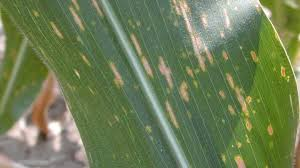
#> input picture coba/blight/blight.jpeg, 300 x 168 px; its folder holds only this picture in this run
$ python -i train_combined.py   (imports and definitions only)
#> lines starting #> are read from the running program, lines starting #| are printed output that depends on the picture
"""
train_combined.py - Training dan evaluasi menggunakan fitur Hybrid CIELAB + HSV
"""

import cv2
import numpy as np
import pandas as pd
from pathlib import Path
import time
from sklearn.model_selection import train_test_split
from sklearn.preprocessing import StandardScaler
from sklearn.svm import SVC
from sklearn.pipeline import Pipeline
from sklearn.metrics import accuracy_score, f1_score, classification_report

# Constants
HIST_BINS = 16
COMBINED_DIM = 108  # 54 CIELAB + 54 HSV

def extract_cielab_features(image_bgr, hist_bins=16):
    """Ekstrak fitur CIELAB: mean, std, dan histogram per channel (L, a, b)."""
    lab = cv2.cvtColor(image_bgr, cv2.COLOR_BGR2LAB)
    channels = cv2.split(lab)

    features = []
    for ch in channels:
        features += [float(np.mean(ch)), float(np.std(ch))]
        hist = cv2.calcHist([ch], [0], None, [hist_bins], [0, 256])
        hist = hist.flatten().astype(np.float32)
        if hist.sum() > 0:
            hist /= hist.sum()
        features += hist.tolist()

    return np.array(features, dtype=np.float32)

def extract_hsv_features(image_bgr, hist_bins=16):
    """Ekstrak fitur HSV: mean, std, dan histogram per channel (H, S, V)."""
    hsv = cv2.cvtColor(image_bgr, cv2.COLOR_BGR2HSV)
    h_chan, s_chan, v_chan = cv2.split(hsv)

    # H: 0–180, S & V: 0–255
    channel_ranges = [(h_chan, (0, 180)), (s_chan, (0, 256)), (v_chan, (0, 256))]

    features = []
    for ch, hist_range in channel_ranges:
        features += [float(np.mean(ch)), float(np.std(ch))]
        hist = cv2.calcHist([ch], [0], None, [hist_bins], list(hist_range))
        hist = hist.flatten().astype(np.float32)
        if hist.sum() > 0:
            hist /= hist.sum()
        features += hist.tolist()

    return np.array(features, dtype=np.float32)

def extract_combined_features(image_bgr, hist_bins=16):
    """Gabungkan fitur CIELAB dan HSV (hybrid approach)."""
    cielab_feat = extract_cielab_features(image_bgr, hist_bins)
    hsv_feat = extract_hsv_features(image_bgr, hist_bins)
    return np.concatenate([cielab_feat, hsv_feat], dtype=np.float32)

# [126 lines left out: functions load_dataset, main, not called in this run]

# [2 lines not run here, left out]

>>> import cv2
>>> picture = cv2.imread('../coba/blight/blight.jpeg')
#> picture is the input picture: shape (168, 300, 3); mean B, G, R 85.2, 125.8, 109.9
>>> result = extract_combined_features(picture)
#> in extract_cielab_features, `lab = cv2.cvtColor(image_bgr, cv2.COLOR_BGR2LAB)`: lab: shape (168, 300, 3); mean of channels 0, 1, 2 128.7, 114.9, 148.2
#> the loop in extract_cielab_features, `for ch in channels:` made 3 passes
#> features on pass 1: [128.7, 28.85]
#> after the loop in extract_cielab_features, `for ch in channels:`: features = 54 values, max 148.2 at index 36, min 0 at index 2, mean 8.23
#> in extract_combined_features, `cielab_feat = extract_cielab_features(image_bgr, hist_bins)`: cielab_feat has the same summary as features in extract_cielab_features
#> in extract_hsv_features, `hsv = cv2.cvtColor(image_bgr, cv2.COLOR_BGR2HSV)`: hsv: shape (168, 300, 3); mean H, S, V 44, 91.8, 128.1
#> in extract_hsv_features, `h_chan, s_chan, v_chan = cv2.split(hsv)`:
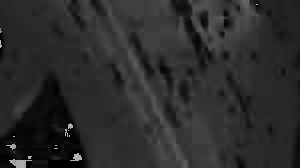
#> h_chan: shape (168, 300); min 0, max 179, mean 44
#> in extract_hsv_features, `h_chan, s_chan, v_chan = cv2.split(hsv)`:
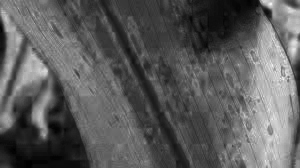
#> s_chan: shape (168, 300); min 0, max 244, mean 91.8
#> in extract_hsv_features, `h_chan, s_chan, v_chan = cv2.split(hsv)`:
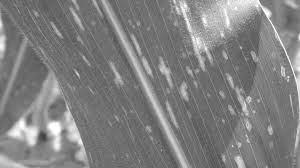
#> v_chan: shape (168, 300); min 62, max 255, mean 128.1
#> the loop in extract_hsv_features, `for ch, hist_range in channel_ranges:` made 3 passes
#> (hist_range, features) on pass 1: ((0, 180), [44, 18.97])
#> hist_range on passes 2 to 3: (0, 256), (0, 256)
#> after the loop in extract_hsv_features, `for ch, hist_range in channel_ranges:`: features = 54 values, max 128.1 at index 36, min 0 at index 14, mean 6.74
#> in extract_combined_features, `hsv_feat = extract_hsv_features(image_bgr, hist_bins)`: hsv_feat has the same summary as features in extract_hsv_features
#> result = 108 values, max 148.2 at index 36, min 0 at index 2, mean 7.48
